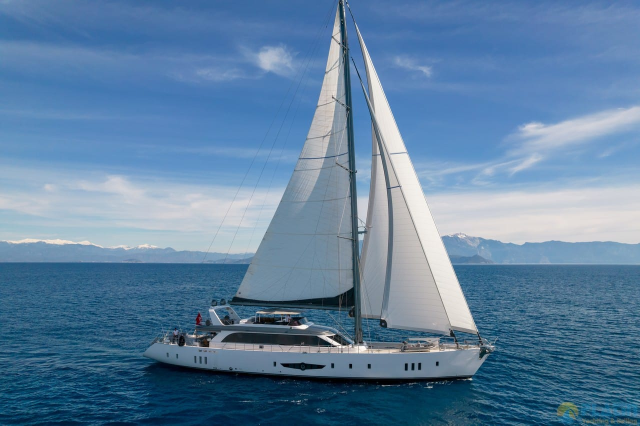
#> input picture Histogram Equalization/tekne.jpg, 1280 x 852 px (shown at 1/2 size)
$ python 'Histogram Equalization.py'
#> lines starting #> are read from the running program, lines starting #| are printed output that depends on the picture
import cv2
import numpy as np

image = cv2.imread('tekne.jpg', cv2.IMREAD_GRAYSCALE)
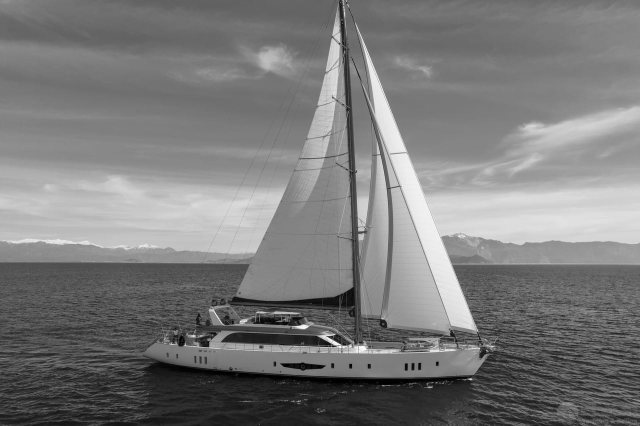
#> image: shape (852, 1280) (shown at 1/2 size); min 0, max 255, mean 122.5
image = cv2.resize(image, (800, 600))
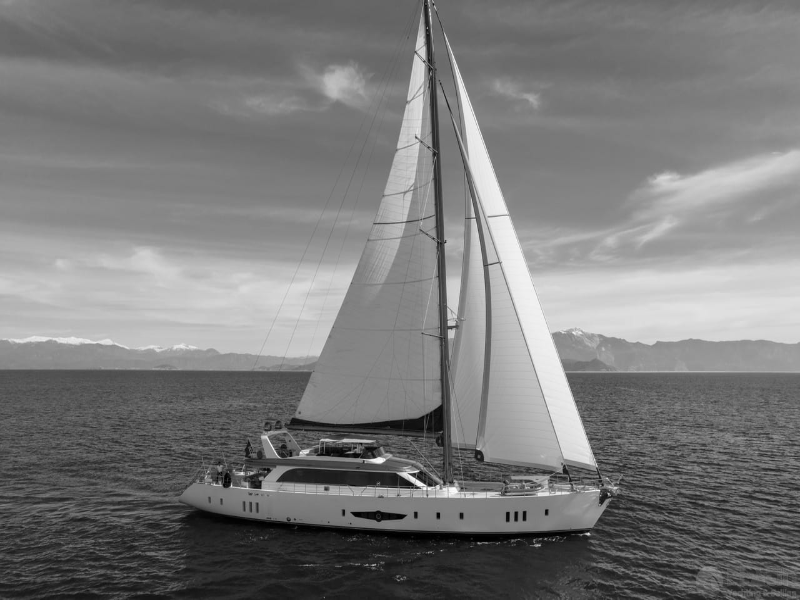
#> image: shape (600, 800); min 0, max 254, mean 122.4
equalized_image = cv2.equalizeHist(image)
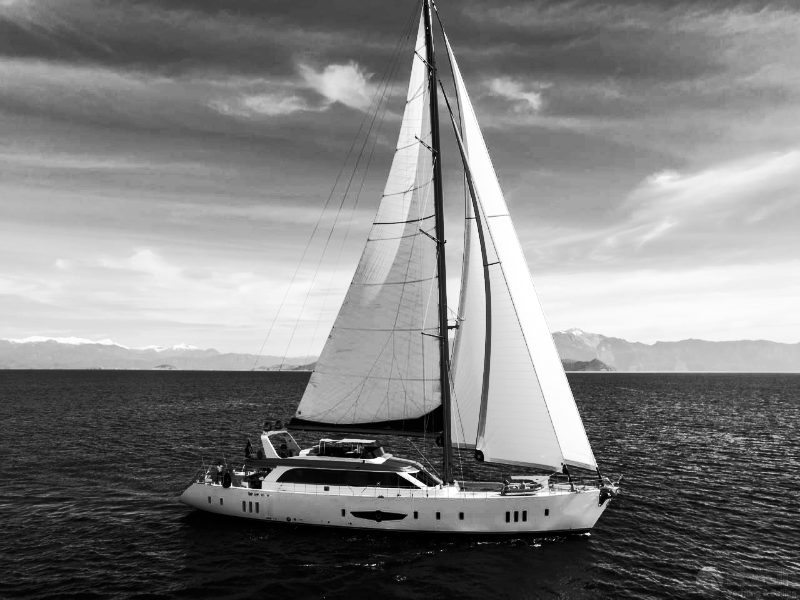
#> equalized_image: shape (600, 800); min 0, max 255, mean 128.4

cv2.imshow('Original Image', image)
cv2.imshow('Histogram Equalized Image', equalized_image)

cv2.waitKey(0)
cv2.destroyAllWindows()
